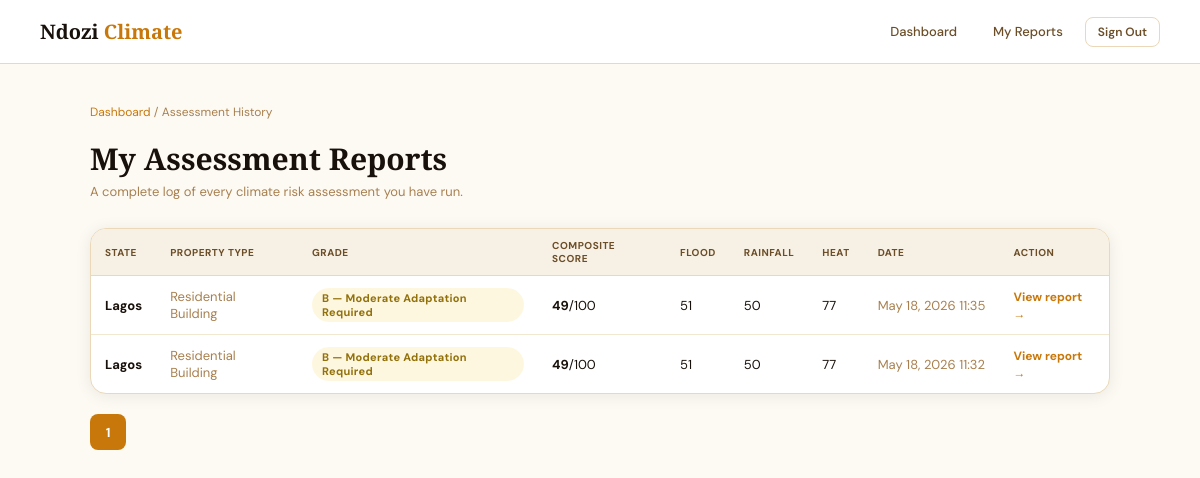
Screenshot of /dashboard/history/ (signed in) with the database file from the repository.
### core/models.py (models this page shows, shortened)
class AssessmentResult(models.Model):
    user = models.ForeignKey(
        settings.AUTH_USER_MODEL,
        on_delete=models.SET_NULL,
        null=True,
        blank=True,
        related_name="assessments",
    )
    created_at = models.DateTimeField(auto_now_add=True)
    latitude = models.FloatField()
    longitude = models.FloatField()
    state = models.CharField(max_length=50)
    property_type = models.CharField(max_length=80)
    notes = models.TextField(blank=True)
    composite_score = models.IntegerField()
    flood_score = models.IntegerField()
    rainfall_score = models.IntegerField()
    heat_score = models.IntegerField()
    coastal_score = models.IntegerField()
    grade = models.CharField(max_length=1)
    grade_label = models.CharField(max_length=60)
    exposure_summary = models.TextField()
    cost_low = models.CharField(max_length=30)
    cost_high = models.CharField(max_length=30)
    recommendations = models.TextField()
    data_sources_used = models.JSONField(default=list)
    data_retrieved_at = models.DateTimeField(auto_now_add=True)
    data_notes = models.TextField(blank=True)
    class Meta:
        ordering = ["-created_at"]
        indexes = [
            models.Index(fields=["latitude", "longitude"]),
            models.Index(fields=["state"]),
        ]

### core/views.py (the view)
# urls.py: path("dashboard/history/", views.assessment_history, name="assessment_history"),
@login_required
def assessment_history(request):
    qs = AssessmentResult.objects.filter(user=request.user).order_by("-created_at")
    paginator = Paginator(qs, 10)
    page_obj = paginator.get_page(request.GET.get("page"))
    return render(request, "dashboard/history.html", {"page_obj": page_obj})

### templates/dashboard/history.html (shortened to what this page needs)
{% extends "base.html" %}
{% block content %}
<div class="page-wrap">
  <div class="page-breadcrumb"><a href="{% url 'dashboard' %}">Dashboard</a> / Assessment History</div>
  <div class="page-header">
    <h1>My Assessment Reports</h1>
    <p>A complete log of every climate risk assessment you have run.</p>
  </div>
  {% if page_obj.object_list %}
  <div class="card" style="padding:0;overflow:hidden;">
    <table class="data-table">
      <thead>
        <tr>
          <th>State</th>
          <th>Property Type</th>
          <th>Grade</th>
          <th>Composite Score</th>
          <th>Flood</th>
          <th>Rainfall</th>
          <th>Heat</th>
          <th>Date</th>
          <th>Action</th>
        </tr>
      </thead>
      <tbody>
        {% for r in page_obj %}
        <tr class="history-row" onclick="window.location='{% url 'assessment_detail' r.pk %}'">
          <td><strong>{{ r.state }}</strong></td>
          <td style="color:var(--text-light)">{{ r.property_type }}</td>
          <td><span class="badge badge-{{ r.grade|lower }}">{{ r.grade }} — {{ r.grade_label }}</span></td>
          <td><strong>{{ r.composite_score }}</strong>/100</td>
          <td>{{ r.flood_score }}</td>
          <td>{{ r.rainfall_score }}</td>
          <td>{{ r.heat_score }}</td>
          <td style="color:var(--text-light);white-space:nowrap">{{ r.created_at|date:"M d, Y H:i" }}</td>
          <td>
            <a class="history-link" href="{% url 'assessment_detail' r.pk %}" onclick="event.stopPropagation();">View report →</a>
          </td>
        </tr>
        {% endfor %}
      </tbody>
    </table>
  </div>
  <div class="pagination">
    {% for num in page_obj.paginator.page_range %}
      {% if page_obj.number == num %}
        <span class="current">{{ num }}</span>
      {% elif num > page_obj.number|add:'-3' and num < page_obj.number|add:'3' %}
        <a href="?page={{ num }}">{{ num }}</a>
      {% endif %}
    {% endfor %}
  </div>
  {% else %}
  <div style="text-align:center;padding:80px 20px;opacity:0.5;">
    <div style="font-size:48px;margin-bottom:16px;">🌍</div>
    <p style="font-size:15px;color:var(--text-light);">No assessments yet. <a href="{% url 'dashboard' %}" style="color:var(--orange);">Run your first one →</a></p>
  </div>
  {% endif %}
</div>
{% endblock %}

### rows the page displays
AssessmentResult: state "Lagos", property_type "Residential Building", grade "B", grade_label "Moderate Adaptation Required", composite_score "49", flood_score "51", rainfall_score "50", heat_score "77", created_at "May 18, 2026 11:35"
AssessmentResult: state "Lagos", property_type "Residential Building", grade "B", grade_label "Moderate Adaptation Required", composite_score "49", flood_score "51", rainfall_score "50", heat_score "77", created_at "May 18, 2026 11:32"

### other values shown
{{ num }} "1"
